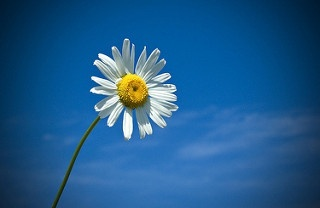
#> input picture haarcascade-flores/test/Image_503.jpg, 320 x 208 px
$ python teste.py
#> lines starting #> are read from the running program, lines starting #| are printed output that depends on the picture; after the words box and inside, x2 and y2 are one past the last pixel; in counts of white or black regions, pixels touching at a corner belong together
import numpy as np
import cv2

flower_cascade = cv2.CascadeClassifier("cascade.xml")

img = cv2.imread("test/Image_503.jpg")
#> img is the input picture: shape (208, 320, 3); mean B, G, R 141.5, 91.3, 31.7
gray = cv2.cvtColor(img, cv2.COLOR_BGR2GRAY)
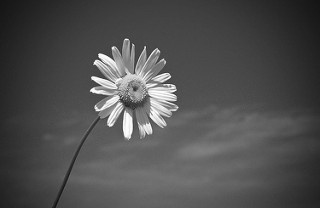
#> gray: shape (208, 320); min 16, max 254, mean 79.2

flower = flower_cascade.detectMultiScale(gray,1.01, 7)
#> flower = [[65, 26, 131, 131]]
for(x,y,w,h) in flower:
    img = cv2.rectangle(img,(x,y),(x+w,y+h),(255,0,00,2))
#> this loop made 1 pass
#> pass 1, `img = cv2.rectangle(img,(x,y),(x+w,y+h),(255,0,00,2))`:
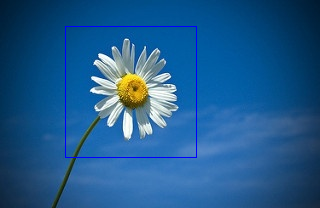
#> img: shape (208, 320, 3); 0.79% of pixels changed, all inside (x1, y1, x2, y2) = (65, 26, 197, 158)

cv2.imshow('img',img)
cv2.waitKey(0)
cv2.destroyAllWindows()

$ run again, with haarcascade-flores/test/Image_388.jpg copied over haarcascade-flores/test/Image_503.jpg
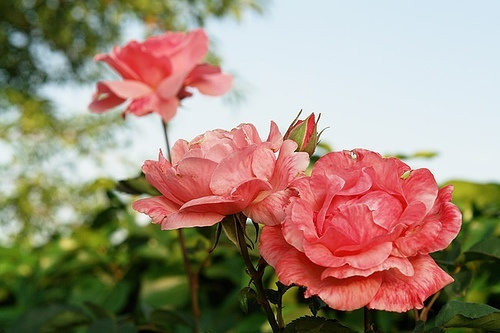
#> input picture haarcascade-flores/test/Image_388.jpg, 500 x 333 px
#> img is the input picture: shape (333, 500, 3); mean B, G, R 120.9, 138.2, 160.1
#> `gray = cv2.cvtColor(img, cv2.COLOR_BGR2GRAY)`:
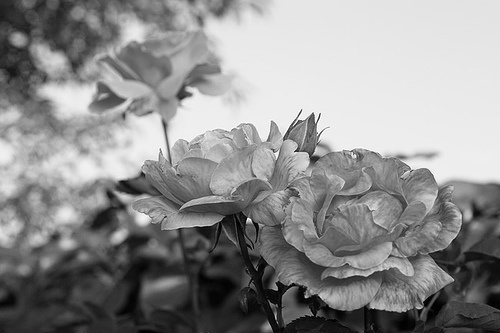
#> gray: shape (333, 500); min 0, max 255, mean 142.8
#> flower = [[239, 90, 87, 87], [290, 84, 101, 101]]
#> the loop `for(x,y,w,h) in flower:` made 2 passes
#> pass 2, `img = cv2.rectangle(img,(x,y),(x+w,y+h),(255,0,00,2))`:
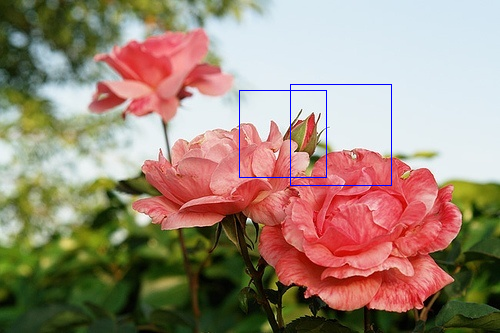
#> img: shape (333, 500, 3); mean B, G, R 121.3, 137.4, 159.1

$ run again, with haarcascade-flores/test/Image_402.jpg copied over haarcascade-flores/test/Image_503.jpg
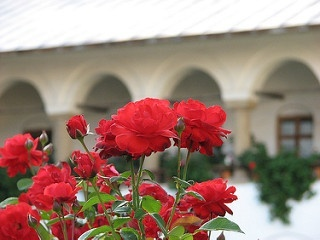
#> input picture haarcascade-flores/test/Image_402.jpg, 320 x 240 px
#> img is the input picture: shape (240, 320, 3); mean B, G, R 117.6, 128.7, 158.2
#> `gray = cv2.cvtColor(img, cv2.COLOR_BGR2GRAY)`:
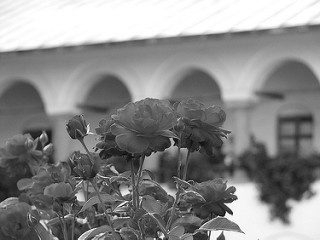
#> gray: shape (240, 320); min 5, max 255, mean 136.2
#> flower = [[104, 54, 76, 76]]
#> the loop `for(x,y,w,h) in flower:` made 1 pass
#> pass 1, `img = cv2.rectangle(img,(x,y),(x+w,y+h),(255,0,00,2))`:
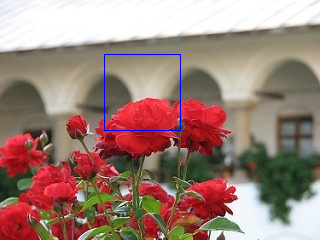
#> img: shape (240, 320, 3); 0.4% of pixels changed, all inside (x1, y1, x2, y2) = (104, 54, 181, 131)

$ run again, with haarcascade-flores/test/Image_502.jpg copied over haarcascade-flores/test/Image_503.jpg
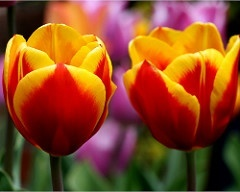
#> input picture haarcascade-flores/test/Image_502.jpg, 240 x 192 px
#> img is the input picture: shape (192, 240, 3); mean B, G, R 36.1, 74.2, 139.2
#> `gray = cv2.cvtColor(img, cv2.COLOR_BGR2GRAY)`:
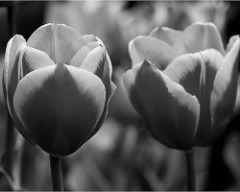
#> gray: shape (192, 240); min 0, max 243, mean 89.3
#> flower = [[144, 141, 40, 40], [66, 24, 84, 84], [151, 31, 84, 84]]
#> the loop `for(x,y,w,h) in flower:` made 3 passes
#> pass 3, `img = cv2.rectangle(img,(x,y),(x+w,y+h),(255,0,00,2))`:
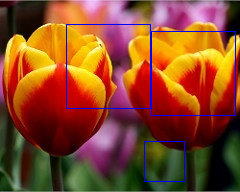
#> img: shape (192, 240, 3); mean B, G, R 40.3, 73, 136.3
